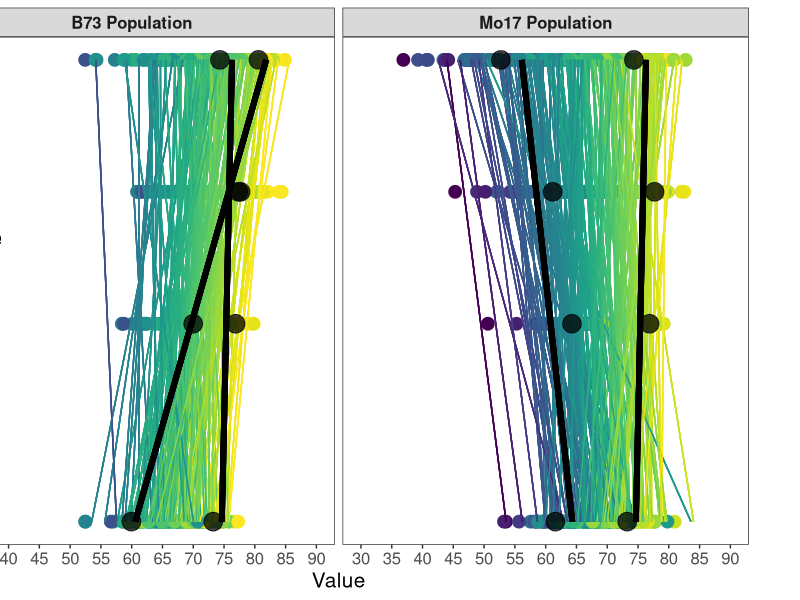
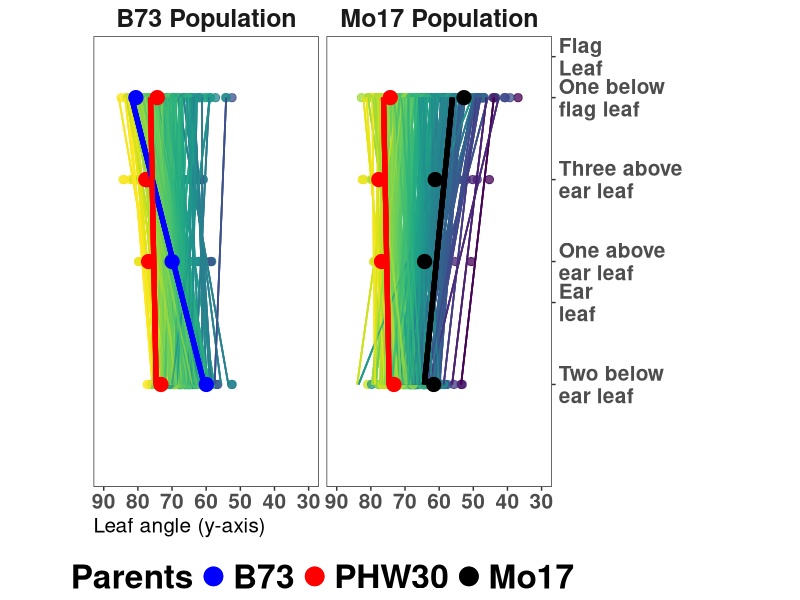
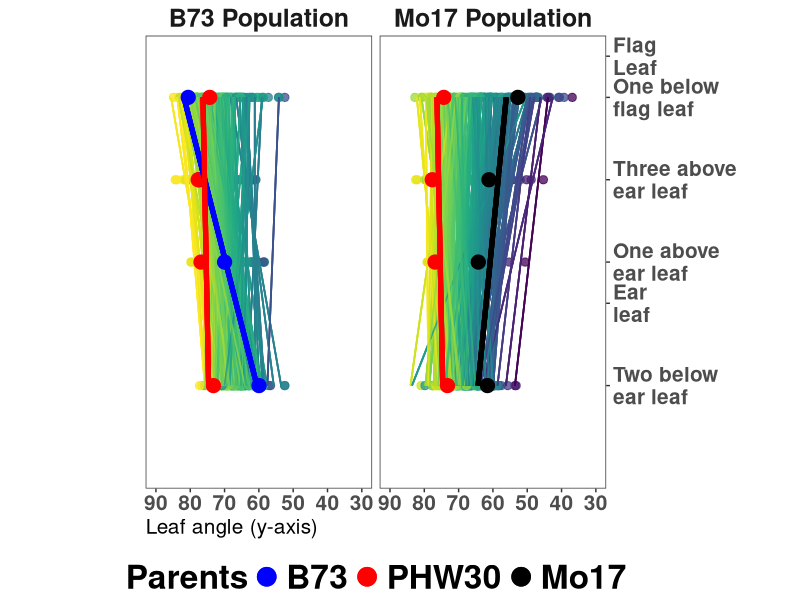
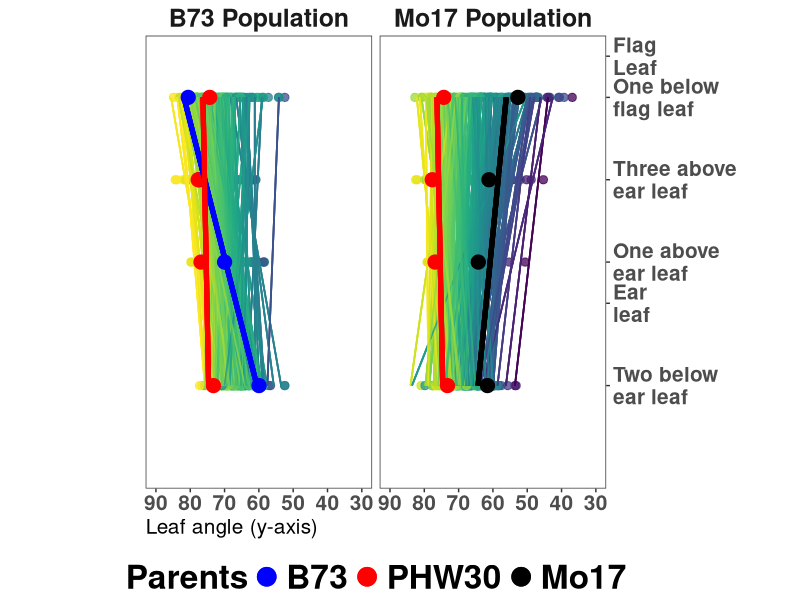

Generate these figures, in order, with R:
library(tidyverse)
library(viridis)
library(boot)
library(cowplot)

par_blues <- read_tsv("Phenotype_Analysis/BLUEs/Comb_Analysis_BLUEs_Pop_Parents.txt") %>% 
  mutate(lin_rsq = inv.logit(lin_rsq_t)) %>% 
  select(-lin_rsq_t) %>% 
  gather(Trait,Value,-Gen2,-Pedigree)

par_la_traits <- par_blues %>% 
  filter(Trait %in% c("ULA","TUELA","FUELA","MLA")) %>% 
  mutate(Coded_Trait = case_when(
    Trait == "ULA" ~ 5,
    Trait == "TUELA" ~ 3,
    Trait == "FUELA" ~ 1,
    Trait == "MLA" ~ -2
    )) %>% 
  left_join(par_blues %>%
              filter(Trait %in% c("lin_rsq","lin_a","lin_b1","Avg_LA")) %>% 
              spread(Trait,Value))

par_la_traits_format <- par_la_traits %>% 
  filter(Gen2 %in% c(1,3)) %>% 
  mutate(Pop = 4) %>% 
  bind_rows(par_la_traits %>% 
              filter(Gen2 %in% c(2,3)) %>% 
              mutate(Pop = 5)) %>% 
  mutate(Y_Start = ((-2 * lin_b1) + lin_a),
         Y_End = ((5 * lin_b1) + lin_a))

dh_blups <- read_tsv("Phenotype_Analysis/BLUPs/Comb_Analysis_BLUPs_Pop.txt")%>%
  mutate(lin_rsq = inv.logit(lin_rsq_t)) %>% 
  select(-lin_rsq_t) %>% 
  gather(Trait,Value,-Gen2,-Pedigree,-Pop)


la_traits <- dh_blups %>% 
  filter(Trait %in% c("ULA","TUELA","FUELA","MLA")) %>% 
  mutate(Coded_Trait = case_when(
    Trait == "ULA" ~ 5,
    Trait == "TUELA" ~ 3,
    Trait == "FUELA" ~ 1,
    Trait == "MLA" ~ -2
    )) %>% 
  left_join(dh_blups %>%
              filter(Trait %in% c("lin_rsq","lin_a","lin_b1","Avg_LA")) %>% 
              spread(Trait,Value)) %>% 
  mutate(Y_Start = ((-2 * lin_b1) + lin_a),
         Y_End = ((5 * lin_b1) + lin_a))

(la_figure2 <- la_traits %>%
    # filter(Gen2 %in% c(4:10)) %>% 
    ggplot(aes(group = factor(Gen2),
               color = Avg_LA)) +
    geom_point(aes(x = Coded_Trait,
                   y = Value),
               size = 4,
               show.legend = TRUE) +
    geom_segment(aes(x = -2,y = Y_Start,
                     xend = 5, yend = Y_End,
                     color = Avg_LA),
                 size = .5,
                 show.legend = FALSE) +
    geom_point(data = par_la_traits_format,
               aes(x = Coded_Trait,
                   y = Value),
               size = 6,
               alpha = .75,
               color = "Black",
               show.legend = FALSE) +
    geom_segment(data = par_la_traits_format,
                 aes(x = -2,y = Y_Start,
                     xend = 5, yend = Y_End,
                     color = Avg_LA),
                 size = 2,
                 color = "Black",
                 show.legend = FALSE) +
    theme_bw() +
    coord_flip() +
    scale_y_continuous(breaks = seq(from = 30, to = 90, by = 5), 
                       minor_breaks = NULL,
                       limits  = c(30,90)) +
    facet_wrap(~Pop,
               labeller = labeller(Pop = c('4' = "B73 Population",
                                           '5' = "Mo17 Population"))) +
    scale_color_viridis(guide = "colorbar",
                        name = "Canopy\nAverage") +
    theme(aspect.ratio = 1.25,
          panel.grid = element_blank(),
          axis.text.y = element_text(size = 12),
          axis.text.x = element_text(size = 12),
          axis.title.x = element_text(size = 15),
          strip.text.x = element_text(size = 12, face = "bold"),
          legend.text = element_text(size = 15, face = "bold"),
          legend.title = element_text(size = 15, face = "bold"),
          legend.position = "left",
          legend.box.margin = margin(-100,-100,-100,-100)))
grad_legend <- get_legend(la_figure2)

###need to plot as continuous, steal legend, and then plot it. get_legend()
colors <- ggplot_build(la_figure2)
dh_colors <- colors$data[1] %>%
  as.data.frame() %>%
  select(x,group,PANEL,colour) %>%
  rename(Coded_Trait = x,
         Gen2 = group,
         Pop = PANEL) %>%
  mutate(Pop = (as.numeric(as.character(Pop)) + 3),
         Gen2 = Gen2 + 3,
         size_pt = 2.5,
         size_ln = .6) %>% 
  right_join(la_traits, by = c("Coded_Trait","Gen2","Pop"))

par_colors <- colors$data[3] %>% 
  as.data.frame() %>% 
  select(x,group,PANEL,colour) %>%
  rename(Coded_Trait = x,
         Gen2 = group,
         Pop = PANEL) %>% 
  mutate(Pop = (as.numeric(as.character(Pop)) + 3),
         colour = case_when(
           Gen2 == 1 ~ "Blue",
           Gen2 == 2 ~ "Black",
           Gen2 == 3 ~ "Red"),
         size_pt = 4.5,
         size_ln = 1.75) %>% 
  right_join(par_la_traits, by = c("Coded_Trait","Gen2")) %>% 
  mutate(Y_Start = ((-2 * lin_b1) + lin_a),
         Y_End = ((5 * lin_b1) + lin_a))

col_list <- dh_colors %>% 
  select(colour,Avg_LA) %>% 
  unique() %>% 
  arrange(Avg_LA) %>% 
  pull(colour)

##Need to add a negative for the slope and intercept in order to reverse the plot, this
##is only for plotting purposes. Does Not change the data.
(la_figure3 <- dh_colors %>%
    ggplot(aes(group = factor(Gen2))) +
    geom_point(aes(x = Coded_Trait,
                   y = Value,
                   color = colour,
                   size = size_pt),
               alpha = .75,
               show.legend = TRUE) +
    geom_segment(aes(x = -2,y = Y_Start,
                     xend = 5, yend = Y_End,
                     color = colour,
                     size = size_ln),
                 alpha = .75,
                 show.legend = FALSE) +
    geom_point(data = par_colors,
               aes(x = Coded_Trait,
                   y = Value,
                   color = colour,
                   size = size_pt),
               show.legend = TRUE) +
    geom_segment(data = par_colors,
                 aes(x = -2,y = Y_Start,
                     xend = 5, yend = Y_End,
                     color = colour,
                     size = size_ln),
                 show.legend = FALSE) +
    ylab("Leaf Angle") +
    scale_x_continuous(name = "",
                       breaks = c(6,5,3,1,0,-2), limits = c(-4,6),
                       labels = c("Flag\nLeaf",
                                  "One below\nflag leaf",
                                  "Three above\near leaf",
                                  "One above\near leaf",
                                  "Ear\nleaf",
                                  "Two below\near leaf"),
                       position = "top") +
    theme_bw() +
    coord_flip() +
    scale_y_reverse(breaks = seq(from = 30, to = 90, by = 10),
                    limits = c(90,30),
                    minor_breaks = NULL,
                    name = "Leaf angle (y-axis)") +
    facet_wrap(~Pop,
               labeller = labeller(Pop = c('4' = "B73 Population",
                                           '5' = "Mo17 Population"))) +
    scale_size_identity() +
    scale_color_identity(guide = "legend",
                         labels = c("B73","PHW30","Mo17"),
                         breaks = c("Blue","Red","Black"),
                         name = "Parents") +
    theme(aspect.ratio = 2,
          panel.grid = element_blank(),
          plot.margin = margin(0,-100,0,-100),
          axis.text = element_text(size = 15, face = "bold"),
          axis.title = element_text(size = 15, hjust = 0),
          strip.text.x = element_text(size = 18, face = "bold"),
          strip.background = element_blank(),
          legend.text = element_text(size = 24, face = "bold"),
          legend.title = element_text(size = 24, face = "bold"),
          legend.position = "bottom") +
    guides(colour = guide_legend(override.aes = list(size = 6))))


(final_la_plot <- plot_grid(grad_legend,la_figure3,
                            nrow = 1,
                            rel_widths = c(.3,2)))


ggsave("Phenotype_Analysis/Figures/Figure3-LA_Slope_Plot.png",
       plot = final_la_plot,
       width = 12.75,
       height = 11,
       dpi = 1000)
